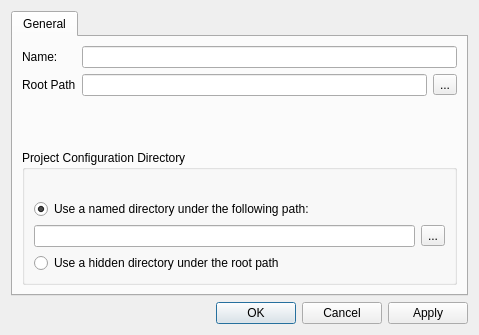
<ui version="4.0" >
 <class>ProjectDialog</class>
 <widget class="QDialog" name="ProjectDialog" >
  <property name="geometry" >
   <rect>
    <x>0</x>
    <y>0</y>
    <width>479</width>
    <height>335</height>
   </rect>
  </property>
  <property name="windowTitle" >
   <string>Dialog</string>
  </property>
  <layout class="QVBoxLayout" name="verticalLayout_2" >
   <item>
    <widget class="QTabWidget" name="configTabs_" >
     <property name="currentIndex" >
      <number>0</number>
     </property>
     <widget class="QWidget" name="tab" >
      <attribute name="title" >
       <string>General</string>
      </attribute>
      <layout class="QVBoxLayout" name="verticalLayout_6" >
       <item>
        <layout class="QFormLayout" name="formLayout" >
         <item row="0" column="0" >
          <widget class="QLabel" name="label" >
           <property name="text" >
            <string>Name:</string>
           </property>
          </widget>
         </item>
         <item row="0" column="1" >
          <widget class="QLineEdit" name="nameEdit_" />
         </item>
         <item row="1" column="0" >
          <widget class="QLabel" name="label_2" >
           <property name="text" >
            <string>Root Path</string>
           </property>
          </widget>
         </item>
         <item row="1" column="1" >
          <widget class="QWidget" native="1" name="rootPathWidget_" >
           <layout class="QHBoxLayout" name="horizontalLayout" >
            <property name="margin" >
             <number>0</number>
            </property>
            <item>
             <widget class="QLineEdit" name="rootPathEdit_" />
            </item>
            <item>
             <widget class="QToolButton" name="browseRootPathButton_" >
              <property name="text" >
               <string>...</string>
              </property>
             </widget>
            </item>
           </layout>
          </widget>
         </item>
        </layout>
       </item>
       <item>
        <widget class="QGroupBox" name="projectPathGroup_" >
         <property name="title" >
          <string>Project Configuration Directory</string>
         </property>
         <layout class="QVBoxLayout" name="verticalLayout_3" >
          <item>
           <widget class="QLabel" name="projectPathLabel_" >
            <property name="text" >
             <string/>
            </property>
           </widget>
          </item>
          <item>
           <widget class="QRadioButton" name="namedDirButton_" >
            <property name="text" >
             <string>Use a named directory under the following path:</string>
            </property>
            <property name="checked" >
             <bool>true</bool>
            </property>
           </widget>
          </item>
          <item>
           <widget class="QWidget" native="1" name="projectPathWidget_" >
            <layout class="QVBoxLayout" name="verticalLayout" >
             <property name="margin" >
              <number>0</number>
             </property>
             <item>
              <layout class="QHBoxLayout" name="horizontalLayout_2" >
               <item>
                <widget class="QLineEdit" name="projectPathEdit_" />
               </item>
               <item>
                <widget class="QToolButton" name="browseProjectPathButton_" >
                 <property name="text" >
                  <string>...</string>
                 </property>
                </widget>
               </item>
              </layout>
             </item>
            </layout>
           </widget>
          </item>
          <item>
           <widget class="QRadioButton" name="hiddenDirButton_" >
            <property name="text" >
             <string>Use a hidden directory under the root path</string>
            </property>
           </widget>
          </item>
         </layout>
        </widget>
       </item>
      </layout>
     </widget>
    </widget>
   </item>
   <item>
    <widget class="QDialogButtonBox" name="buttonBox" >
     <property name="orientation" >
      <enum>Qt::Horizontal</enum>
     </property>
     <property name="standardButtons" >
      <set>QDialogButtonBox::Apply|QDialogButtonBox::Cancel|QDialogButtonBox::Ok</set>
     </property>
    </widget>
   </item>
  </layout>
 </widget>
 <tabstops>
  <tabstop>nameEdit_</tabstop>
  <tabstop>rootPathEdit_</tabstop>
  <tabstop>browseRootPathButton_</tabstop>
  <tabstop>namedDirButton_</tabstop>
  <tabstop>projectPathEdit_</tabstop>
  <tabstop>browseProjectPathButton_</tabstop>
  <tabstop>hiddenDirButton_</tabstop>
  <tabstop>buttonBox</tabstop>
  <tabstop>configTabs_</tabstop>
 </tabstops>
 <resources/>
 <connections>
  <connection>
   <sender>buttonBox</sender>
   <signal>accepted()</signal>
   <receiver>ProjectDialog</receiver>
   <slot>accept()</slot>
   <hints>
    <hint type="sourcelabel" >
     <x>236</x>
     <y>305</y>
    </hint>
    <hint type="destinationlabel" >
     <x>157</x>
     <y>183</y>
    </hint>
   </hints>
  </connection>
  <connection>
   <sender>buttonBox</sender>
   <signal>rejected()</signal>
   <receiver>ProjectDialog</receiver>
   <slot>reject()</slot>
   <hints>
    <hint type="sourcelabel" >
     <x>304</x>
     <y>305</y>
    </hint>
    <hint type="destinationlabel" >
     <x>286</x>
     <y>183</y>
    </hint>
   </hints>
  </connection>
  <connection>
   <sender>browseProjectPathButton_</sender>
   <signal>clicked()</signal>
   <receiver>ProjectDialog</receiver>
   <slot>browseProjectPath()</slot>
   <hints>
    <hint type="sourcelabel" >
     <x>446</x>
     <y>231</y>
    </hint>
    <hint type="destinationlabel" >
     <x>472</x>
     <y>135</y>
    </hint>
   </hints>
  </connection>
  <connection>
   <sender>browseRootPathButton_</sender>
   <signal>clicked()</signal>
   <receiver>ProjectDialog</receiver>
   <slot>browseRootPath()</slot>
   <hints>
    <hint type="sourcelabel" >
     <x>445</x>
     <y>94</y>
    </hint>
    <hint type="destinationlabel" >
     <x>470</x>
     <y>105</y>
    </hint>
   </hints>
  </connection>
  <connection>
   <sender>namedDirButton_</sender>
   <signal>toggled(bool)</signal>
   <receiver>projectPathWidget_</receiver>
   <slot>setEnabled(bool)</slot>
   <hints>
    <hint type="sourcelabel" >
     <x>406</x>
     <y>192</y>
    </hint>
    <hint type="destinationlabel" >
     <x>413</x>
     <y>207</y>
    </hint>
   </hints>
  </connection>
  <connection>
   <sender>projectPathEdit_</sender>
   <signal>textChanged(QString)</signal>
   <receiver>ProjectDialog</receiver>
   <slot>updateProjectPath()</slot>
   <hints>
    <hint type="sourcelabel" >
     <x>350</x>
     <y>218</y>
    </hint>
    <hint type="destinationlabel" >
     <x>474</x>
     <y>288</y>
    </hint>
   </hints>
  </connection>
  <connection>
   <sender>namedDirButton_</sender>
   <signal>toggled(bool)</signal>
   <receiver>ProjectDialog</receiver>
   <slot>updateProjectPath()</slot>
   <hints>
    <hint type="sourcelabel" >
     <x>68</x>
     <y>184</y>
    </hint>
    <hint type="destinationlabel" >
     <x>1</x>
     <y>191</y>
    </hint>
   </hints>
  </connection>
  <connection>
   <sender>rootPathEdit_</sender>
   <signal>textChanged(QString)</signal>
   <receiver>ProjectDialog</receiver>
   <slot>updateProjectPath()</slot>
   <hints>
    <hint type="sourcelabel" >
     <x>236</x>
     <y>92</y>
    </hint>
    <hint type="destinationlabel" >
     <x>476</x>
     <y>55</y>
    </hint>
   </hints>
  </connection>
  <connection>
   <sender>nameEdit_</sender>
   <signal>textChanged(QString)</signal>
   <receiver>ProjectDialog</receiver>
   <slot>updateProjectPath()</slot>
   <hints>
    <hint type="sourcelabel" >
     <x>161</x>
     <y>58</y>
    </hint>
    <hint type="destinationlabel" >
     <x>474</x>
     <y>23</y>
    </hint>
   </hints>
  </connection>
 </connections>
 <slots>
  <slot>browseRootPath()</slot>
  <slot>browseProjectPath()</slot>
  <slot>updateProjectPath()</slot>
 </slots>
</ui>
